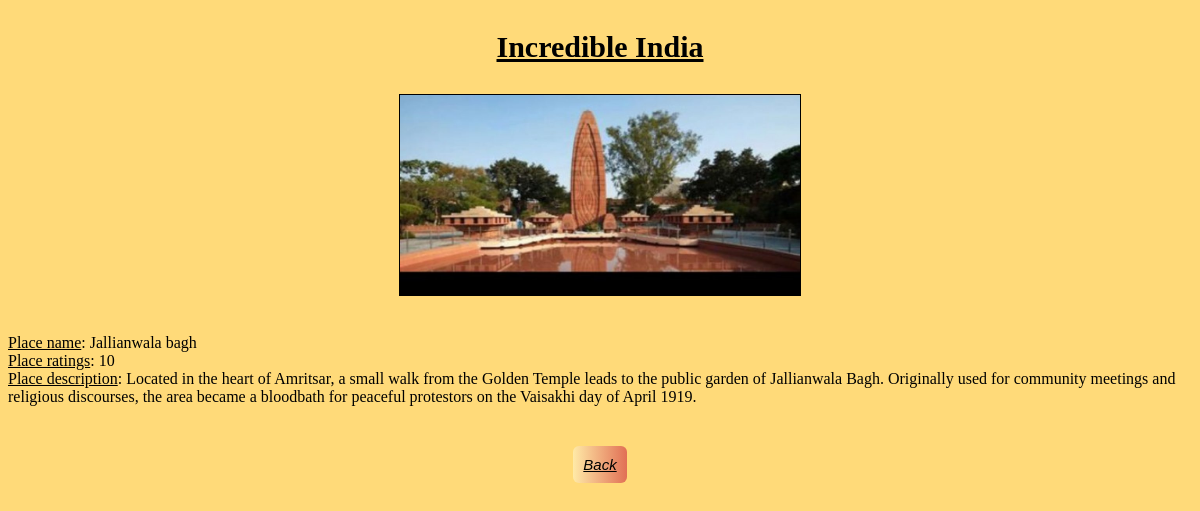
The app's page /read/38/ with its own data.
### places/models.py (models this page shows, shortened)
class Places(models.Model):
	place_name = models.CharField(max_length=100, default="");
	place_ratings = models.IntegerField(null=True, default="")
	place_image = models.ImageField(upload_to="images/", default="images/image-coming-soon.jpg")
	place_description = models.TextField(max_length=50, default="")

### places/views.py (the view)
# urls.py: path('read/<int:my_id>/', read_view),
def read_view(request, my_id):
	o=Places.objects.get(id=my_id)
	context = {
	'obj': o
	}
	return render(request, "read.html", context)

### places/templates/read.html (shortened to what this page needs)
{% extends 'base.html' %}
{% block content %}
<!DOCTYPE html>
<html>
<head>
</head>
<body>
<p align="center"><img src="{{ obj.place_image.url }}"  height="200" width="400" border="1"/> <br/><br /></p>
<u>Place name</u>: {{ obj.place_name }} <br/>
<u>Place ratings</u>: {{ obj.place_ratings }}<br/>
<u>Place description</u>: {{ obj.place_description }}</p><br>
<p align="center"><a href="/list_read" class="button">Back</a></p>
{% endblock %}

### places/templates/read.html (style rules this page uses)
p { font-family: georgia, sans-serif; font-style: italic; }
.button { border: none; font-family: georgia, sans-serif; font-style: italic; font-size: 15px; border-radius: 6px; cursor: pointer; margin: 10px; padding: 10px; width: 60px; border-radius: 6px; color: Black; background-size: 200%; background-image: linear-gradient(to left, #ffeaa7, #e17055, #ffeaa7); transition: 0.1s; overflow: hidden; }

### records on screen
Places: place_image (picture), place_name "Jallianwala bagh", place_ratings "10", place_description "Located in the heart of Amritsar, a small walk from the Golden Temple leads to the public garden of Jallianwala Bagh. Originally used for community meetings and religious discourses, the area became a bloodbath for peaceful protestors on the Vaisakhi day of April 1919."
